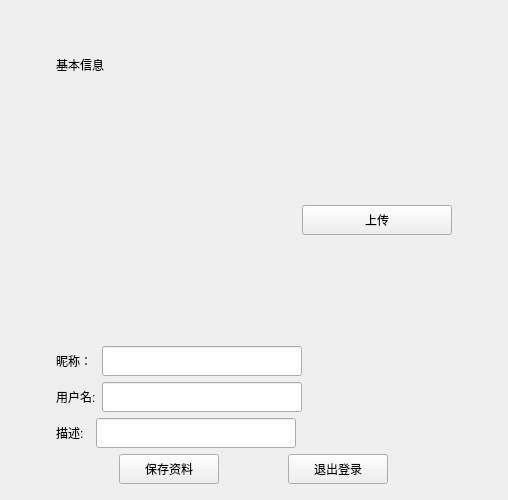
<?xml version="1.0" encoding="UTF-8"?>
<ui version="4.0">
 <class>UserInfoPage</class>
 <widget class="QWidget" name="UserInfoPage">
  <property name="geometry">
   <rect>
    <x>0</x>
    <y>0</y>
    <width>508</width>
    <height>487</height>
   </rect>
  </property>
  <property name="windowTitle">
   <string>Form</string>
  </property>
  <layout class="QHBoxLayout" name="horizontalLayout_6">
   <item>
    <spacer name="horizontalSpacer_4">
     <property name="orientation">
      <enum>Qt::Horizontal</enum>
     </property>
     <property name="sizeHint" stdset="0">
      <size>
       <width>40</width>
       <height>20</height>
      </size>
     </property>
    </spacer>
   </item>
   <item>
    <layout class="QVBoxLayout" name="verticalLayout_2">
     <property name="leftMargin">
      <number>5</number>
     </property>
     <property name="topMargin">
      <number>5</number>
     </property>
     <property name="rightMargin">
      <number>5</number>
     </property>
     <property name="bottomMargin">
      <number>5</number>
     </property>
     <item>
      <spacer name="verticalSpacer_3">
       <property name="orientation">
        <enum>Qt::Vertical</enum>
       </property>
       <property name="sizeType">
        <enum>QSizePolicy::Fixed</enum>
       </property>
       <property name="sizeHint" stdset="0">
        <size>
         <width>20</width>
         <height>40</height>
        </size>
       </property>
      </spacer>
     </item>
     <item>
      <widget class="QLabel" name="label_4">
       <property name="text">
        <string>基本信息</string>
       </property>
      </widget>
     </item>
     <item>
      <spacer name="verticalSpacer_4">
       <property name="orientation">
        <enum>Qt::Vertical</enum>
       </property>
       <property name="sizeType">
        <enum>QSizePolicy::Fixed</enum>
       </property>
       <property name="sizeHint" stdset="0">
        <size>
         <width>20</width>
         <height>40</height>
        </size>
       </property>
      </spacer>
     </item>
     <item>
      <layout class="QHBoxLayout" name="horizontalLayout">
       <item>
        <widget class="QLabel" name="head_lb">
         <property name="minimumSize">
          <size>
           <width>200</width>
           <height>200</height>
          </size>
         </property>
         <property name="maximumSize">
          <size>
           <width>200</width>
           <height>200</height>
          </size>
         </property>
         <property name="text">
          <string/>
         </property>
        </widget>
       </item>
       <item>
        <spacer name="horizontalSpacer_6">
         <property name="orientation">
          <enum>Qt::Horizontal</enum>
         </property>
         <property name="sizeType">
          <enum>QSizePolicy::Fixed</enum>
         </property>
         <property name="sizeHint" stdset="0">
          <size>
           <width>40</width>
           <height>20</height>
          </size>
         </property>
        </spacer>
       </item>
       <item>
        <widget class="QPushButton" name="up_btn">
         <property name="minimumSize">
          <size>
           <width>150</width>
           <height>30</height>
          </size>
         </property>
         <property name="maximumSize">
          <size>
           <width>150</width>
           <height>30</height>
          </size>
         </property>
         <property name="text">
          <string>上传</string>
         </property>
        </widget>
       </item>
      </layout>
     </item>
     <item>
      <spacer name="verticalSpacer_2">
       <property name="orientation">
        <enum>Qt::Vertical</enum>
       </property>
       <property name="sizeType">
        <enum>QSizePolicy::Fixed</enum>
       </property>
       <property name="sizeHint" stdset="0">
        <size>
         <width>20</width>
         <height>20</height>
        </size>
       </property>
      </spacer>
     </item>
     <item>
      <layout class="QHBoxLayout" name="horizontalLayout_2">
       <item>
        <widget class="QLabel" name="label">
         <property name="text">
          <string>昵称： </string>
         </property>
        </widget>
       </item>
       <item>
        <widget class="QLineEdit" name="nick_ed">
         <property name="minimumSize">
          <size>
           <width>200</width>
           <height>30</height>
          </size>
         </property>
         <property name="maximumSize">
          <size>
           <width>200</width>
           <height>30</height>
          </size>
         </property>
        </widget>
       </item>
       <item>
        <spacer name="horizontalSpacer">
         <property name="orientation">
          <enum>Qt::Horizontal</enum>
         </property>
         <property name="sizeHint" stdset="0">
          <size>
           <width>40</width>
           <height>20</height>
          </size>
         </property>
        </spacer>
       </item>
      </layout>
     </item>
     <item>
      <layout class="QHBoxLayout" name="horizontalLayout_3">
       <item>
        <widget class="QLabel" name="label_2">
         <property name="text">
          <string>用户名:</string>
         </property>
        </widget>
       </item>
       <item>
        <widget class="QLineEdit" name="name_ed">
         <property name="minimumSize">
          <size>
           <width>200</width>
           <height>30</height>
          </size>
         </property>
         <property name="maximumSize">
          <size>
           <width>200</width>
           <height>30</height>
          </size>
         </property>
        </widget>
       </item>
       <item>
        <spacer name="horizontalSpacer_2">
         <property name="orientation">
          <enum>Qt::Horizontal</enum>
         </property>
         <property name="sizeHint" stdset="0">
          <size>
           <width>40</width>
           <height>20</height>
          </size>
         </property>
        </spacer>
       </item>
      </layout>
     </item>
     <item>
      <layout class="QHBoxLayout" name="horizontalLayout_4">
       <item>
        <widget class="QLabel" name="label_3">
         <property name="text">
          <string>描述:  </string>
         </property>
        </widget>
       </item>
       <item>
        <widget class="QLineEdit" name="desc_ed">
         <property name="minimumSize">
          <size>
           <width>200</width>
           <height>30</height>
          </size>
         </property>
         <property name="maximumSize">
          <size>
           <width>200</width>
           <height>30</height>
          </size>
         </property>
        </widget>
       </item>
       <item>
        <spacer name="horizontalSpacer_3">
         <property name="orientation">
          <enum>Qt::Horizontal</enum>
         </property>
         <property name="sizeHint" stdset="0">
          <size>
           <width>40</width>
           <height>20</height>
          </size>
         </property>
        </spacer>
       </item>
      </layout>
     </item>
     <item>
      <layout class="QHBoxLayout" name="horizontalLayout_5">
       <item>
        <widget class="QPushButton" name="submit_btn">
         <property name="minimumSize">
          <size>
           <width>100</width>
           <height>30</height>
          </size>
         </property>
         <property name="maximumSize">
          <size>
           <width>100</width>
           <height>30</height>
          </size>
         </property>
         <property name="text">
          <string>保存资料</string>
         </property>
        </widget>
       </item>
       <item>
        <widget class="QPushButton" name="logout_btn">
         <property name="minimumSize">
          <size><width>100</width><height>30</height></size>
         </property>
         <property name="maximumSize">
          <size><width>100</width><height>30</height></size>
         </property>
         <property name="text">
          <string>退出登录</string>
         </property>
        </widget>
       </item>
      </layout>
     </item>
     <item>
      <spacer name="verticalSpacer">
       <property name="orientation">
        <enum>Qt::Vertical</enum>
       </property>
       <property name="sizeHint" stdset="0">
        <size>
         <width>20</width>
         <height>40</height>
        </size>
       </property>
      </spacer>
     </item>
    </layout>
   </item>
   <item>
    <spacer name="horizontalSpacer_5">
     <property name="orientation">
      <enum>Qt::Horizontal</enum>
     </property>
     <property name="sizeHint" stdset="0">
      <size>
       <width>40</width>
       <height>20</height>
      </size>
     </property>
    </spacer>
   </item>
  </layout>
 </widget>
 <resources/>
 <connections/>
</ui>
